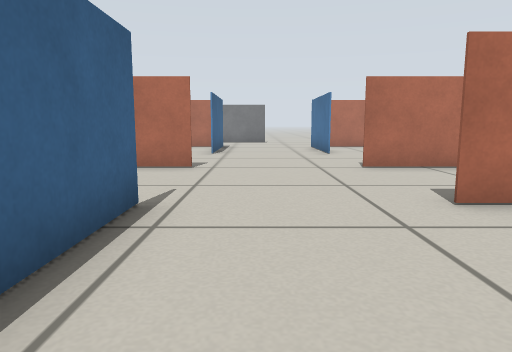
View 1 (above)

17 first-person views from a walk through a world built for the Gazebo simulator. The camera is 0.1 m above the floor, tilts 8° down and sees 70° across. The floor is counted in squares, 0.1 m on a side. Each view is taken from the middle of a square. On the plan, view 1 faces up. The plan holds only what a view shows up to about 13 squares ahead; the rest is blank.

View 2
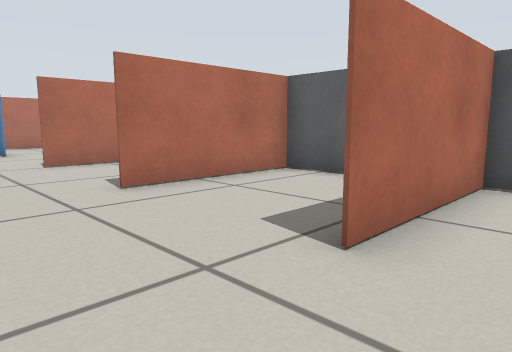

View 3
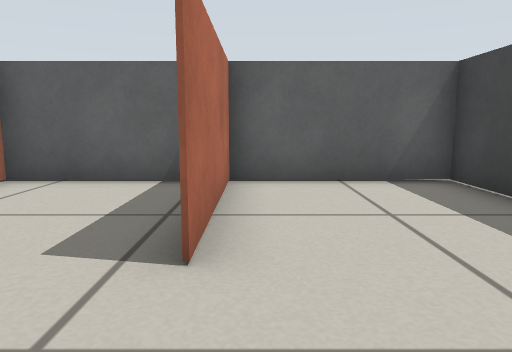

View 4
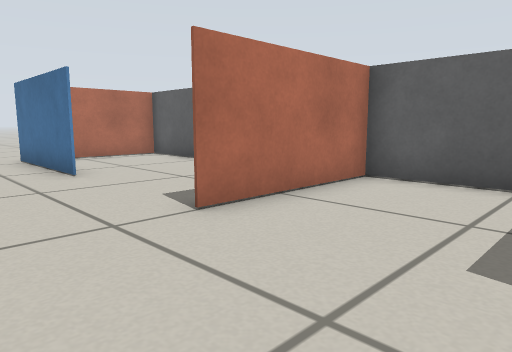

View 5
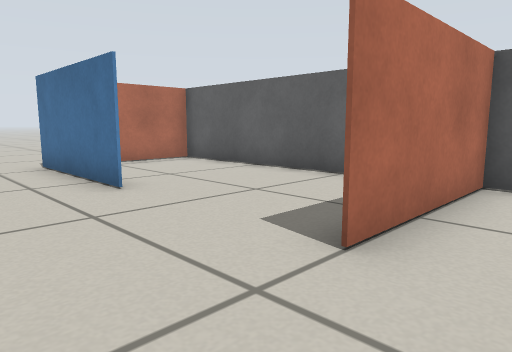

View 6
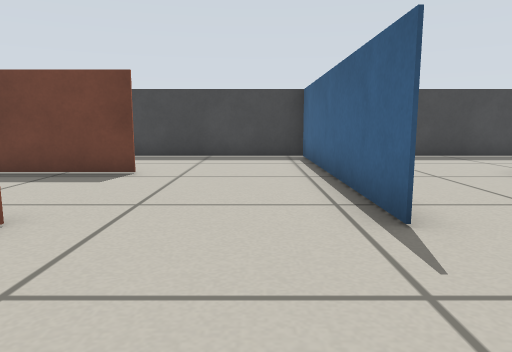

View 7
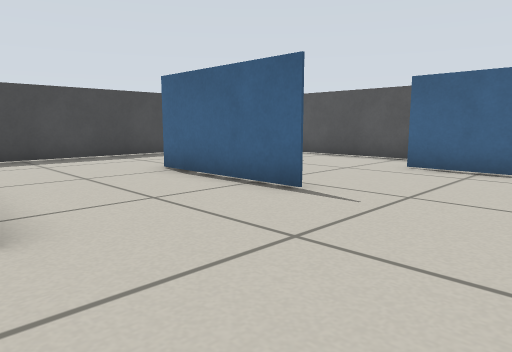

View 8
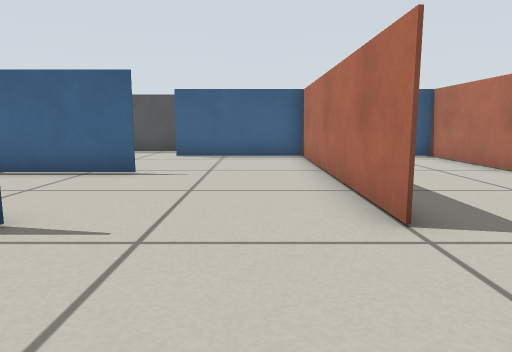

View 9
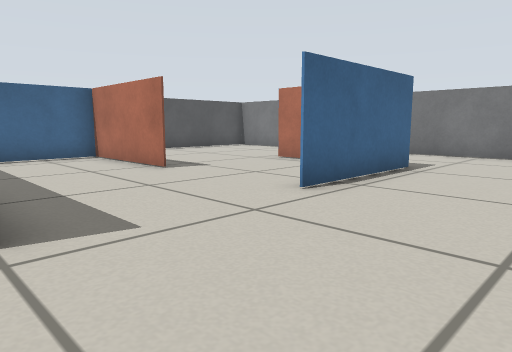

View 10
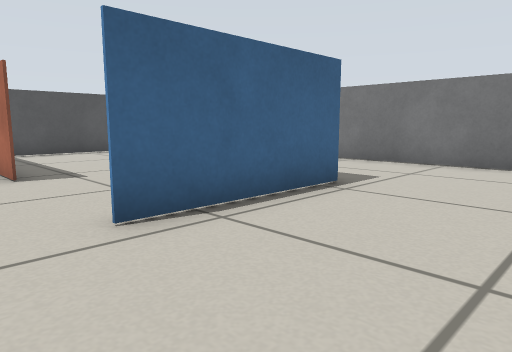

View 11
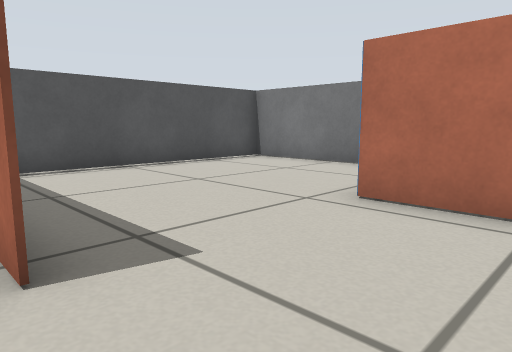

View 12
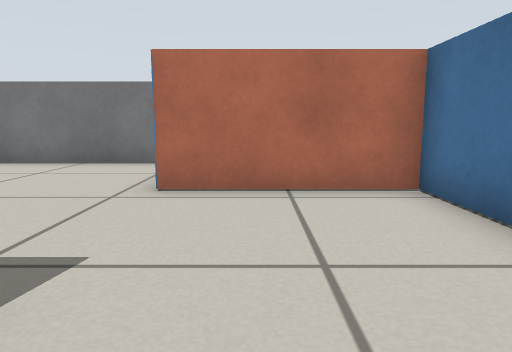

View 13
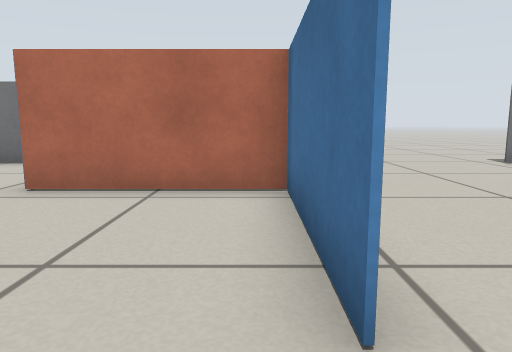

View 14
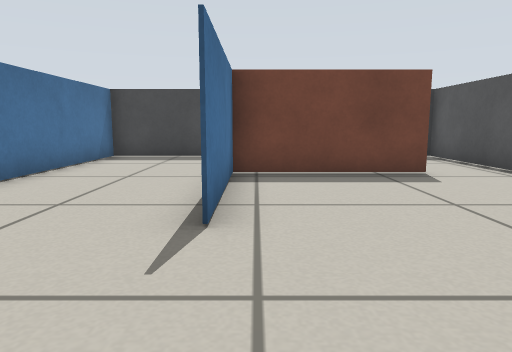

View 15
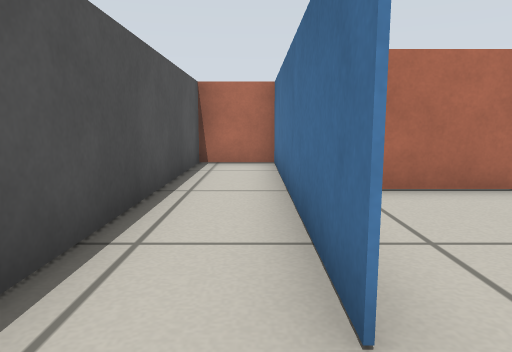

View 16
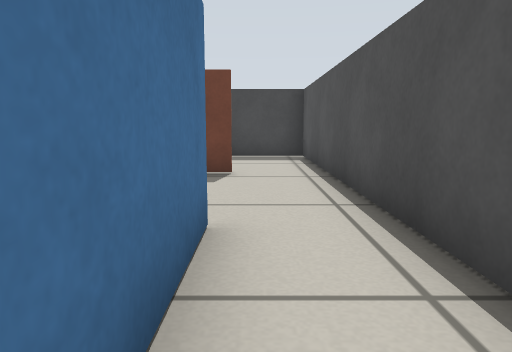

View 17
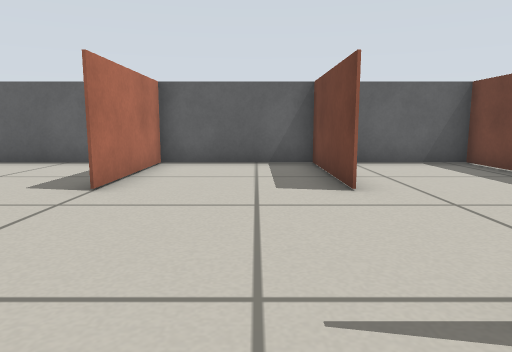

### Floor plan
Ten units are one square. View 1 is at (0, 0); x grows to the right and y downward. Boxes are objects, and circles mark ways between rooms. Rooms are numbered by the first view taken in them; rooms with no view inside come last. Other rooms are left out.
<svg viewBox="-120 -215 190 255">
<path fill="none" stroke="#000" d="M65 -5 25 -5M-10 35 65 35 65 -10M-15 -15 -15 35M25 -45 65 -45 25 -45M-15 -45 -15 -15M24 -5 65 -5M65 -10 65 -85 25 -85M-15 -166 -15 -125 -15 -135M25 -124 25 -165M4 -205 -40 -205M-54 -125 -91 -125M-95 -125 -95 -100M-55 -46 -55 -5 -55 -45M-96 -5 -55 -5M-14 -85 -95 -85 -95 -45M-95 35 -10 35M-15 35 -15 -18M-95 -45 -95 -122M-91 -125 -115 -125M-115 -130 -115 35 -95 35M-65 -205 -115 -205 -115 -130M-15 -135 -15 -165 -56 -165M65 -102 65 -165 38 -165"/>
<circle cx="10" cy="-10" r="3" fill="#2a7"/>
<circle cx="-2" cy="-78" r="3" fill="#2a7"/>
<circle cx="-35" cy="-130" r="3" fill="#2a7"/>
<circle cx="30" cy="-110" r="3" fill="#2a7"/>
<circle cx="-90" cy="-10" r="3" fill="#2a7"/>
<text x="30" y="10">1</text>
<text x="20" y="-50">2</text>
<text x="0" y="-150">3</text>
<text x="-60" y="-30">4</text>
<text x="-100" y="-50">5</text>
<text x="-70" y="-170">6</text>
<text x="50" y="-130">7</text>
</svg>
Room 1 opens to room 2. Room 2 opens to room 4. Room 3 opens to room 6. Room 3 opens to room 7. Room 4 opens to room 5.

Where each view was taken, in squares from view 1:
view 1: 0 up, 0 right, facing up
view 2: 1 down, 0 right, facing up-right
view 3: 0 up, 0 right, facing right
view 4: 5 up, 0 right, facing up-right
view 5: 7 up, 0 right, facing up-right
view 6: 8 up, 0 right, facing down
view 7: 8 up, 1 left, facing down-left
view 8: 7 up, 2 right, facing left
view 9: 8 up, 2 right, facing up-left
view 10: 11 up, 2 right, facing up-left
view 11: 12 up, 3 left, facing up-left
view 12: 11 up, 4 left, facing up
view 13: 11 up, 2 left, facing up
view 14: 8 up, 6 left, facing down
view 15: 3 up, 10 left, facing up
view 16: 8 up, 10 left, facing down
view 17: 6 up, 3 left, facing right
